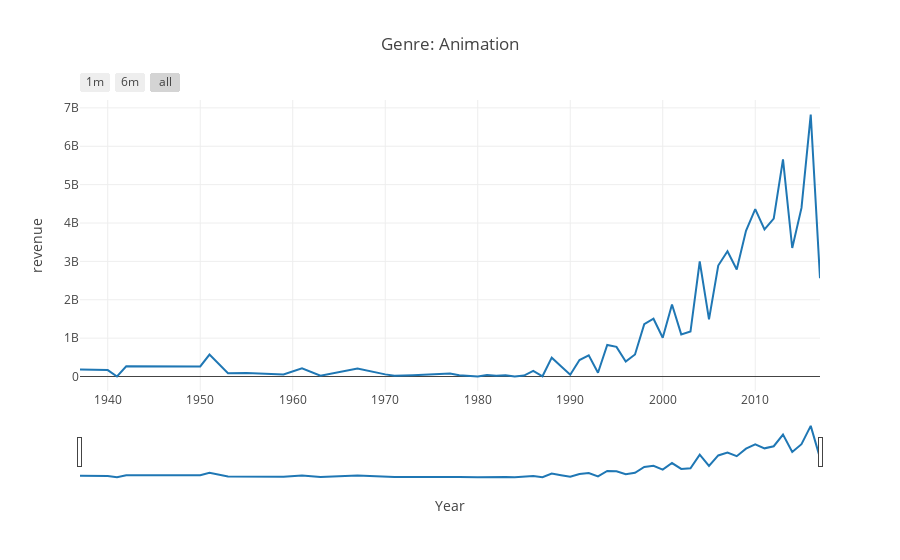
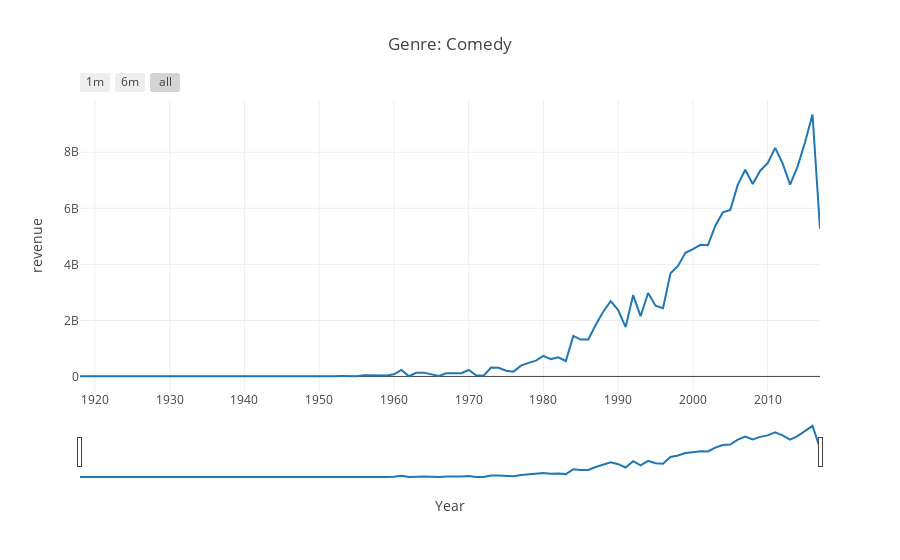
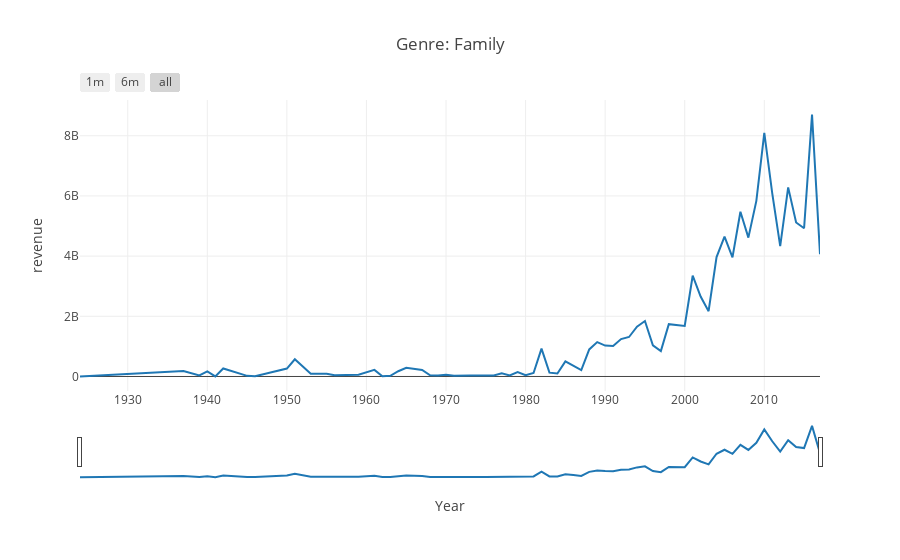
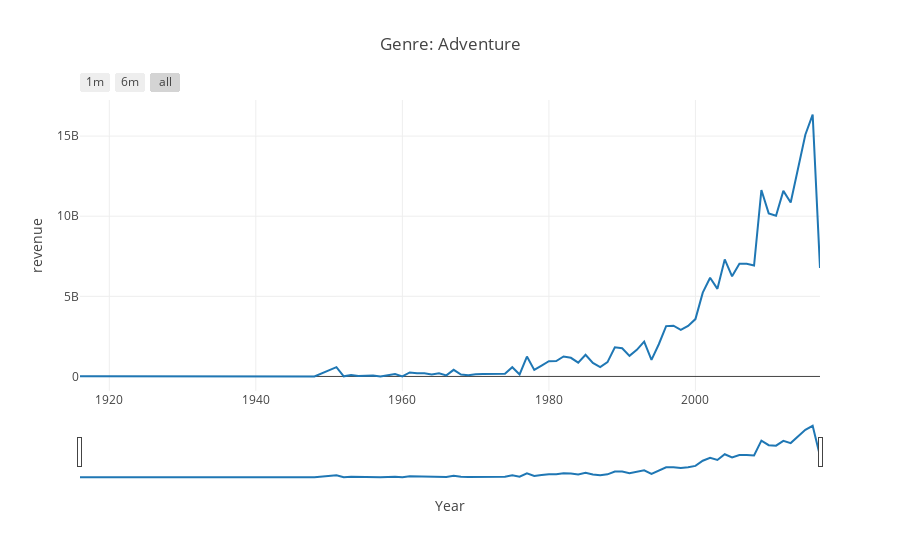

Here is the notebook cell these charts were saved with, in order:
### Code cell
PS = nltk.stem.WordNetLemmatizer()

off.init_notebook_mode(connected=True)
keywords = pd.read_csv('keywords.csv')
meta = pd.read_csv('movies_metadata.csv')
ratings = pd.read_csv('ratings_small.csv')
# credit = pd.read_csv('credits.csv')

ratings = ratings.rename(columns={'movieId':'id'})
#Convert IDs to numeric from string
meta = meta[meta.status=="Released"]
meta = meta[meta.revenue!=0]
meta = meta[meta.budget!=0]
meta.id = pd.to_numeric(meta.id,errors="coerce")
meta = meta.dropna(subset=["id"])
meta.release_date=pd.to_datetime(meta.release_date, format = '%Y-%m-%d', errors="coerce")
meta = meta.dropna(subset=["release_date"])
meta = meta.drop_duplicates(subset=['id'])
meta = meta.drop(['homepage','poster_path','production_countries','video','spoken_languages','original_title'], axis =1)
keywords = keywords[keywords.keywords!="[]"]
keywords = keywords.drop_duplicates(subset=['id'])
meta = pd.merge(meta,
                 keywords,
                 on='id',how='left')

tab_info=pd.DataFrame(meta.dtypes).T.rename(index={0:'column type'})
tab_info=tab_info.append(pd.DataFrame(meta.isnull().sum()).T.rename(index={0:'null values'}))
tab_info=tab_info.append(pd.DataFrame(meta.isnull().sum()/meta.shape[0]*100).T.
                         rename(index={0:'null values (%)'}))


meta.popularity = pd.to_numeric(meta.popularity, errors='coerce')
tasks = ['genres','production_companies','keywords']

def count_word(df, ref_col, liste):
    keyword_count = dict()
    for s in liste: keyword_count[s] = 0
    for liste_keywords in df[ref_col]:        
        if type(liste_keywords) == float and pd.isnull(liste_keywords): continue        
        for s in [s for s in liste_keywords if s in liste]: 
            if pd.notnull(s): keyword_count[s] += 1
    # convert the dictionary in a list to sort the keywords by frequency
    keyword_occurences = []
    for k,v in keyword_count.items():
        keyword_occurences.append([k,v])
    keyword_occurences.sort(key = lambda x:x[1], reverse = True)
    return keyword_occurences, keyword_count

def convert(task):
    temp_dict = dict()
    temp_arr = []
    temp_series = meta[task]
    for item in temp_series:
        if type(item) != type(str()):
            continue
        t = literal_eval(item)
        if type(t)!=type([]):
            continue
        temp =[]
        for i in t:
            temp.append(i['name'])
            if str(i['name']) not in temp_dict.keys():
                temp_dict[str(i['name'])] = 1
            else:
                temp_dict[str(i['name'])]+=1
        temp_arr.append(temp)
    meta[task]=pd.Series(temp_arr)
    return temp_dict

def replacement_df_keywords(df, dict_repl, roots = False):
    df_new = df.copy(deep = True)
    for index, row in df_new.iterrows():
        chain = row['keywords']
        if type(chain) == type(0.0) : continue
        temp = []
        for s in chain: 
            key = PS.lemmatize(s) if roots else s
            if key in dict_repl.keys():
                temp.append(dict_repl[key])
            else:
                temp.append(s)       
        df_new.set_value(index, 'keywords', temp)
    return df_new

def keywords_inventory(dataframe, column = 'keywords'):
    keywords_roots  = dict()  # collect the words / root
    keywords_select = dict()  # association: root <-> keyword
    category_keys = []
    icount = 0
    for s in dataframe[column]:
        if type(s) == type(0.0) : continue
        for t in s:
            t = t.lower() 
            root = PS.lemmatize(t)
            if root in keywords_roots:    
#                 print(root)
                keywords_roots[root].add(t)
            else:
                keywords_roots[root] = {t}
    for s in keywords_roots.keys():
        if len(keywords_roots[s]) > 1:  
            min_length = 1000
            for k in keywords_roots[s]:
                if len(k) < min_length:
                    key = k ; min_length = len(k)            
            category_keys.append(key)
            keywords_select[s] = key
        else:
            category_keys.append(list(keywords_roots[s])[0])
            keywords_select[s] = list(keywords_roots[s])[0]
                   
    print("No of keywords in variable '{}': {}".format(column,len(category_keys)))
    return category_keys, keywords_roots, keywords_select


def get_synonyms(word_key):
    lemma = set()
    for ss in wordnet.synsets(word_key):
        for w in ss.lemma_names():
            index = ss.name().find('.')+1
            if ss.name()[index] == 'n': lemma.add(w.lower().replace('_',' '))
    return lemma   

def test_keyword(word, key_count, threshold):
    return (False , True)[key_count.get(word, 0) >= threshold]

def genre_transform():
    temp_dict = dict()
    for index,row in meta.iterrows():
        movies_list.append(tuple([row.release_date.year,row.revenue]))
        for i in row.genres:
            if str(i) not in temp_dict.keys():
                temp_dict[str(i)] = [tuple([row.release_date.year,row.revenue])]
            else:
                temp_dict[str(i)].append(tuple([row.release_date.year,row.revenue]))
    return temp_dict

genre_dict = convert(tasks[0])
prodcomp_dict = convert(tasks[1])
convert(tasks[2])

df_2 = meta


keywords_dat, keywords_roots, keywords_select = keywords_inventory(df_2 ,
                                                               column = 'keywords')

df_keywords_cleaned = replacement_df_keywords(df_2, keywords_select,
                                               roots = True)

keyword_occurences, keywords_count = count_word(df_keywords_cleaned,'keywords',keywords_dat)



keyword_occurences.sort(key = lambda x:x[1], reverse = False)
key_count = dict()
for s in keyword_occurences:
    key_count[s[0]] = s[1]

repl_word = dict()
icount = 0
for index, [word, nb_apparitions] in enumerate(keyword_occurences):
    if nb_apparitions > 5: continue  
    lemma = get_synonyms(word)
    if len(lemma) == 0: continue  
    word_list = [(s, key_count[s]) for s in lemma 
                  if test_keyword(s, key_count, key_count[word])]
    word_list.sort(key = lambda x:(x[1],x[0]), reverse = True)    
    if len(word_list) <= 1: continue     
    if word == word_list[0][0]: continue
    repl_word[word] = word_list[0][0]

for key, value in repl_word.items():
    if value in repl_word.keys():
        repl_word[key] = repl_word[value]    
        
df_keywords_synonyms = replacement_df_keywords(df_keywords_cleaned, repl_word, roots = False)   

keywords_dat, keywords_roots, keywords_select = keywords_inventory(df_keywords_synonyms, column = 'keywords')

new_keyword_occurences, keywords_count = count_word(df_keywords_synonyms,
                                                    'keywords',keywords_dat)

movies_list = []

genre_plot_dict = genre_transform()

for key,value in genre_plot_dict.items():
    x,y = zip(*sorted(value))
    data = [dict(
      type = 'scatter',
      x = x,
      y = y,
      transforms = [dict(
        type = 'aggregate',
        groups = x,
        aggregations = [dict(
            target = 'y', func = 'sum', enabled = True),
        ]
      )]
    )]
    layout = dict(
        title='Genre: '+key,
        xaxis=dict(
            rangeselector=dict(
                buttons=list([
                    dict(count=1,
                         label='1m',
                         step='month',
                         stepmode='backward'),
                    dict(count=6,
                         label='6m',
                         step='month',
                         stepmode='backward'),
                    dict(step='all')
                ])
            ),
            rangeslider=dict(
                visible = True
            ),
            type='date',
            title = 'Year'
        ),
        yaxis = dict(title='revenue')
            
    )
    #change to iplot in jupyter notebook
    off.iplot({
        "data": data,
        "layout": layout
    }, validate= False)
    
x,y = zip(*sorted(movies_list))
data = [dict(
      type = 'scatter',
      x = x,
      y = y,
      transforms = [dict(
        type = 'aggregate',
        groups = x,
        aggregations = [dict(
            target = 'y', func = 'count', enabled = True),
        ]
      )]
    )]
layout = dict(
    title='Number of movies released across the years',
    xaxis=dict(
        rangeselector=dict(
            buttons=list([
                dict(count=1,
                     label='1m',
                     step='month',
                     stepmode='backward'),
                dict(count=6,
                     label='6m',
                     step='month',
                     stepmode='backward'),
                dict(step='all')
            ])
        ),
        rangeslider=dict(
            visible = True
        ),
        type='date',
        title = 'Year'
    ),
    yaxis = dict(title='number of movies')
        
)
#change to iplot in jupyter notebook
off.iplot({
    "data": data,
    "layout": layout
}, validate= False)


def convert_key():
    temp = ""
    temp_series = df_keywords_synonyms['keywords']
    for item in temp_series:
        if type(item)!=type([]):
            continue
        for i in item:
            temp = temp + i
    return temp
pd.set_option('display.max_colwidth', 50)

### Figure 1 — Plotly figure (JSON) as saved in the notebook; plotly's stock layout.template omitted (floating-point values rounded to 4 significant figures; data arrays with more than 128 entries replaced by an {"elided": "..."} marker saying what was removed)
{"data": [{"transforms": [{"aggregations": [{"enabled": true, "func": "sum", "target": "y"}], "groups": {"elided": "381 int values"}, "type": "aggregate"}], "type": "scatter", "x": {"elided": "381 int values"}, "y": {"elided": "381 int values"}}], "layout": {"title": "Genre: Animation", "xaxis": {"rangeselector": {"buttons": [{"count": 1, "label": "1m", "step": "month", "stepmode": "backward"}, {"count": 6, "label": "6m", "step": "month", "stepmode": "backward"}, {"step": "all"}]}, "rangeslider": {"visible": true}, "title": "Year", "type": "date"}, "yaxis": {"title": "revenue"}}}

### Figure 2 — Plotly figure (JSON) as saved in the notebook; plotly's stock layout.template omitted (floating-point values rounded to 4 significant figures; data arrays with more than 128 entries replaced by an {"elided": "..."} marker saying what was removed)
{"data": [{"transforms": [{"aggregations": [{"enabled": true, "func": "sum", "target": "y"}], "groups": {"elided": "2603 int values"}, "type": "aggregate"}], "type": "scatter", "x": {"elided": "2603 int values"}, "y": {"elided": "2603 int values"}}], "layout": {"title": "Genre: Comedy", "xaxis": {"rangeselector": {"buttons": [{"count": 1, "label": "1m", "step": "month", "stepmode": "backward"}, {"count": 6, "label": "6m", "step": "month", "stepmode": "backward"}, {"step": "all"}]}, "rangeslider": {"visible": true}, "title": "Year", "type": "date"}, "yaxis": {"title": "revenue"}}}

### Figure 3 — Plotly figure (JSON) as saved in the notebook; plotly's stock layout.template omitted (floating-point values rounded to 4 significant figures; data arrays with more than 128 entries replaced by an {"elided": "..."} marker saying what was removed)
{"data": [{"transforms": [{"aggregations": [{"enabled": true, "func": "sum", "target": "y"}], "groups": {"elided": "673 int values"}, "type": "aggregate"}], "type": "scatter", "x": {"elided": "673 int values"}, "y": {"elided": "673 int values"}}], "layout": {"title": "Genre: Family", "xaxis": {"rangeselector": {"buttons": [{"count": 1, "label": "1m", "step": "month", "stepmode": "backward"}, {"count": 6, "label": "6m", "step": "month", "stepmode": "backward"}, {"step": "all"}]}, "rangeslider": {"visible": true}, "title": "Year", "type": "date"}, "yaxis": {"title": "revenue"}}}

### Figure 4 — Plotly figure (JSON) as saved in the notebook; plotly's stock layout.template omitted (floating-point values rounded to 4 significant figures; data arrays with more than 128 entries replaced by an {"elided": "..."} marker saying what was removed)
{"data": [{"transforms": [{"aggregations": [{"enabled": true, "func": "sum", "target": "y"}], "groups": {"elided": "1116 int values"}, "type": "aggregate"}], "type": "scatter", "x": {"elided": "1116 int values"}, "y": {"elided": "1116 int values"}}], "layout": {"title": "Genre: Adventure", "xaxis": {"rangeselector": {"buttons": [{"count": 1, "label": "1m", "step": "month", "stepmode": "backward"}, {"count": 6, "label": "6m", "step": "month", "stepmode": "backward"}, {"step": "all"}]}, "rangeslider": {"visible": true}, "title": "Year", "type": "date"}, "yaxis": {"title": "revenue"}}}
